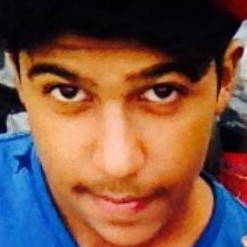
#> input picture Images/0_1.jpg, 247 x 247 px
$ python main.py
#> lines starting #> are read from the running program, lines starting #| are printed output that depends on the picture
import collections
import pandas as pd
from PIL import Image
import sklearn
from sklearn.model_selection import train_test_split
from sklearn.neural_network import MLPClassifier


def predict(model, X_pred):
    return model.predict([X_pred])


def train():
    df = pd.read_csv('Face Recognition/im_val.csv')
#> (reads im_val.csv from the repository)
#> the answer given: Images/0_1.jpg

    X = df[["pix0", "pix1", "pix2", "pix3", "pix4", "pix5", "pix6", "pix7", "pix8", "pix9", "pix10", "pix11", "pix12", "pix13", "pix14", "pix15", "pix16", "pix17", "pix18", "pix19", "pix20", "pix21", "pix22", "pix23", "pix24", "pix25", "pix26", "pix27", "pix28", "pix29", "pix30", "pix31", "pix32", "pix33", "pix34", "pix35", "pix36", "pix37", "pix38", "pix39", "pix40", "pix41", "pix42", "pix43", "pix44", "pix45", "pix46", "pix47", "pix48", "pix49", "pix50", "pix51", "pix52", "pix53", "pix54", "pix55", "pix56", "pix57", "pix58", "pix59", "pix60", "pix61", "pix62", "pix63", "pix64", "pix65", "pix66", "pix67", "pix68", "pix69", "pix70", "pix71", "pix72", "pix73", "pix74", "pix75", "pix76", "pix77", "pix78", "pix79", "pix80", "pix81", "pix82", "pix83", "pix84", "pix85", "pix86", "pix87", "pix88", "pix89", "pix90", "pix91", "pix92", "pix93", "pix94", "pix95", "pix96", "pix97", "pix98", "pix99", "pix100", "pix101", "pix102", "pix103", "pix104", "pix105", "pix106", "pix107", "pix108", "pix109", "pix110", "pix111", "pix112", "pix113", "pix114", "pix115", "pix116", "pix117", "pix118", "pix119", "pix120", "pix121", "pix122", "pix123", "pix124", "pix125", "pix126", "pix127", "pix128", "pix129", "pix130", "pix131", "pix132", "pix133", "pix134", "pix135", "pix136", "pix137", "pix138", "pix139", "pix140", "pix141", "pix142", "pix143", "pix144", "pix145", "pix146", "pix147", "pix148", "pix149", "pix150", "pix151", "pix152", "pix153", "pix154", "pix155", "pix156", "pix157", "pix158", "pix159", "pix160", "pix161", "pix162", "pix163", "pix164", "pix165", "pix166", "pix167", "pix168", "pix169", "pix170", "pix171", "pix172", "pix173", "pix174", "pix175", "pix176", "pix177", "pix178", "pix179", "pix180", "pix181", "pix182", "pix183", "pix184", "pix185", "pix186", "pix187", "pix188", "pix189", "pix190", "pix191", "pix192", "pix193", "pix194", "pix195", "pix196", "pix197", "pix198", "pix199", "pix200", "pix201", "pix202", "pix203", "pix204", "pix205", "pix206", "pix207", "pix208", "pix209", "pix210", "pix211", "pix212", "pix213", "pix214", "pix215", "pix216", "pix217", "pix218", "pix219", "pix220", "pix221", "pix222", "pix223", "pix224", "pix225", "pix226", "pix227", "pix228", "pix229", "pix230", "pix231", "pix232", "pix233", "pix234", "pix235", "pix236", "pix237", "pix238", "pix239", "pix240", "pix241", "pix242", "pix243", "pix244", "pix245", "pix246", "pix247", "pix248", "pix249", "pix250", "pix251", "pix252", "pix253", "pix254", "pix255", "pix256", "pix257", "pix258", "pix259", "pix260", "pix261", "pix262", "pix263", "pix264", "pix265", "pix266", "pix267", "pix268", "pix269", "pix270", "pix271", "pix272", "pix273", "pix274", "pix275", "pix276", "pix277", "pix278", "pix279", "pix280", "pix281", "pix282", "pix283", "pix284", "pix285", "pix286", "pix287", "pix288", "pix289", "pix290", "pix291", "pix292", "pix293", "pix294", "pix295", "pix296", "pix297", "pix298", "pix299", "pix300", "pix301", "pix302", "pix303", "pix304", "pix305", "pix306", "pix307", "pix308", "pix309", "pix310", "pix311", "pix312", "pix313", "pix314", "pix315", "pix316", "pix317", "pix318", "pix319", "pix320", "pix321", "pix322", "pix323", "pix324", "pix325", "pix326", "pix327", "pix328", "pix329", "pix330", "pix331", "pix332", "pix333", "pix334", "pix335", "pix336", "pix337", "pix338", "pix339", "pix340", "pix341", "pix342", "pix343", "pix344", "pix345", "pix346", "pix347", "pix348", "pix349", "pix350", "pix351", "pix352", "pix353", "pix354", "pix355", "pix356", "pix357", "pix358", "pix359", "pix360", "pix361", "pix362", "pix363", "pix364", "pix365", "pix366", "pix367", "pix368", "pix369", "pix370", "pix371", "pix372", "pix373", "pix374", "pix375", "pix376", "pix377", "pix378", "pix379", "pix380", "pix381", "pix382", "pix383", "pix384", "pix385", "pix386", "pix387", "pix388", "pix389", "pix390", "pix391", "pix392", "pix393", "pix394", "pix395", "pix396", "pix397", "pix398", "pix399", "pix400", "pix401", "pix402", "pix403", "pix404", "pix405", "pix406", "pix407", "pix408", "pix409", "pix410", "pix411", "pix412", "pix413", "pix414", "pix415", "pix416", "pix417", "pix418", "pix419", "pix420", "pix421", "pix422", "pix423", "pix424", "pix425", "pix426", "pix427", "pix428", "pix429", "pix430", "pix431", "pix432", "pix433", "pix434", "pix435", "pix436", "pix437", "pix438", "pix439", "pix440", "pix441", "pix442", "pix443", "pix444", "pix445", "pix446", "pix447", "pix448", "pix449", "pix450", "pix451", "pix452", "pix453", "pix454", "pix455", "pix456", "pix457", "pix458", "pix459", "pix460", "pix461", "pix462", "pix463", "pix464", "pix465", "pix466", "pix467", "pix468", "pix469", "pix470", "pix471", "pix472", "pix473", "pix474", "pix475", "pix476", "pix477", "pix478", "pix479", "pix480", "pix481", "pix482", "pix483", "pix484", "pix485", "pix486", "pix487", "pix488", "pix489", "pix490", "pix491", "pix492", "pix493", "pix494", "pix495", "pix496", "pix497", "pix498", "pix499", "pix500", "pix501", "pix502", "pix503", "pix504", "pix505", "pix506", "pix507", "pix508", "pix509", "pix510", "pix511", "pix512", "pix513", "pix514", "pix515", "pix516", "pix517", "pix518", "pix519", "pix520", "pix521", "pix522", "pix523", "pix524", "pix525", "pix526", "pix527", "pix528", "pix529", "pix530", "pix531", "pix532", "pix533", "pix534", "pix535", "pix536", "pix537", "pix538", "pix539", "pix540", "pix541", "pix542", "pix543", "pix544", "pix545", "pix546", "pix547", "pix548", "pix549", "pix550", "pix551", "pix552", "pix553", "pix554", "pix555", "pix556", "pix557", "pix558", "pix559", "pix560", "pix561", "pix562", "pix563", "pix564", "pix565", "pix566", "pix567", "pix568", "pix569", "pix570", "pix571", "pix572", "pix573", "pix574", "pix575", "pix576", "pix577", "pix578", "pix579", "pix580", "pix581", "pix582", "pix583", "pix584", "pix585", "pix586", "pix587", "pix588", "pix589", "pix590", "pix591", "pix592", "pix593", "pix594", "pix595", "pix596", "pix597", "pix598", "pix599", "pix600", "pix601", "pix602", "pix603", "pix604", "pix605", "pix606", "pix607", "pix608", "pix609", "pix610", "pix611", "pix612", "pix613", "pix614", "pix615", "pix616", "pix617", "pix618", "pix619", "pix620", "pix621", "pix622", "pix623", "pix624"]].values
    y = df['isface'].values

    #X_train, X_test, y_train, y_test = train_test_split(X, y)

    model = MLPClassifier()
    model.fit(X, y)

    return model, X


def file_data(location):

#> called with location = 'Images/0_1.jpg'
    img = Image.open(location)
#> img is the input picture: PIL image 247x247 RGB; mean R, G, B 122, 83.7, 68.2
    bw_img = img.convert("L")
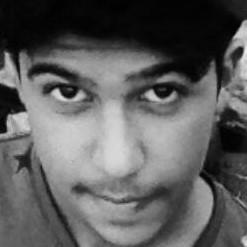
#> bw_img: PIL image 247x247 L; min 0, max 235, mean 93.4
    resized_img = bw_img.resize((25,25))
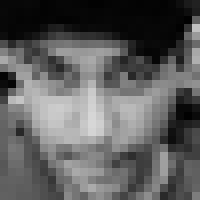
#> resized_img: PIL image 25x25 L (shown 8 times larger); min 1, max 215, mean 93.4
    data = resized_img.getdata()

    return data


if __name__ == "__main__":
    model, X = train()
    X = list(X)

    while True:
        location = input("Enter complete file location [to exit type \"exit\"]: ")
        if location == "exit":
            break
        data = list(file_data(location))
#> data = 625 values, max 215 at index 386, min 1 at index 73, mean 93.37

        face = predict(model, data)
#> face = [0]
        print(face, "1")
#| [0] 1

        present = False
        for elem in X:
            if collections.Counter(elem) == collections.Counter(data):
                present = True

        if not present:
            ent = str(data)
            ent = ent[1:len(ent)-1]
            ent = ent.replace(" ", "")

            f = open("Face Recognition/im_val.csv", "a")
            if face == [0]:
                f.write("0,")
                print("True")
            else:
                f.write("1,")

            f.write("{}{}".format(ent, "\n"))
            f.close()
#> pass 2 of the loop `while True:`:
#> the answer given: Images/0_13.jpg
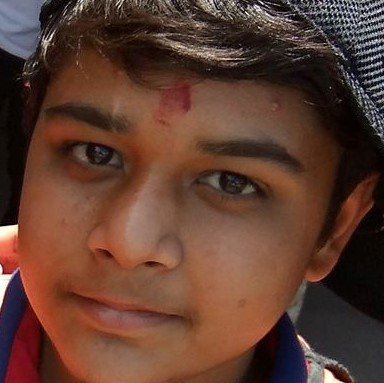
#> input picture Images/0_13.jpg, 384 x 383 px
#> in file_data, img is the input picture: PIL image 384x383 RGB; mean R, G, B 94.3, 61.1, 47.6
#> in file_data (call 2), `bw_img = img.convert("L")`:
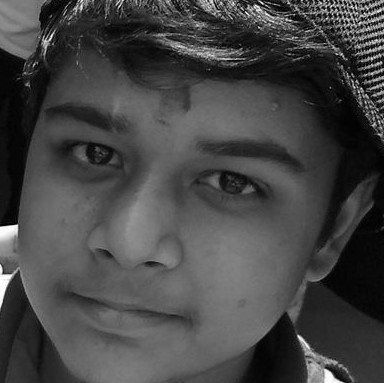
#> bw_img: PIL image 384x383 L; min 0, max 254, mean 69.5
#> in file_data (call 2), `resized_img = bw_img.resize((25,25))`:
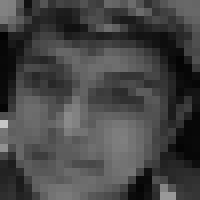
#> resized_img: PIL image 25x25 L (shown 8 times larger); min 2, max 198, mean 69.4
#> data = 625 values, max 198 at index 375, min 2 at index 100, mean 69.41
#| [0] 1
#> (the run stopped early here; a loop or call above may not have finished)
